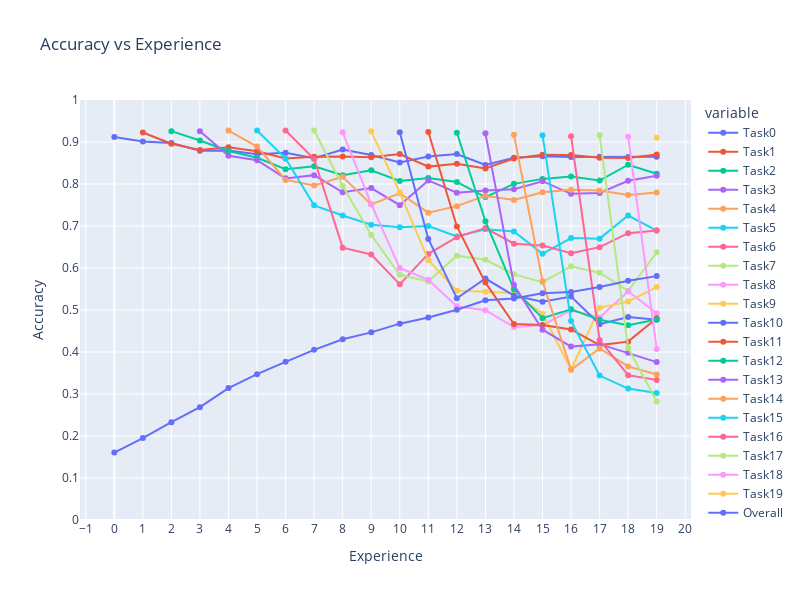

Notebook code cell kept with this figure:
### Markdown cell above
## Accuracies

### Code cell
# replace with nan noisy metrics
for i in range(20):
    ewc_20_classes["accuracies"][f"Task{i}"][:i] = [np.nan] * i

# plotly plot
fig = px.line(
    pd.DataFrame(ewc_20_classes["accuracies"]),
    title="Accuracy vs Experience",
    labels=dict(index="Experience", value="Accuracy"),
    width=800,
    height=600,
    range_y=[0, 1],
    markers=True,
)
fig.update_layout(
    xaxis=dict(tickmode="linear", tick0=0, dtick=1),
    yaxis=dict(tickmode="linear", tick0=0, dtick=0.1),
)
fig.show()

### Figure 1 — Plotly figure (JSON) as saved in the notebook; plotly's stock layout.template omitted (floating-point values rounded to 4 significant figures)
{"data": [{"hovertemplate": "variable=Task0<br>Experience=%{x}<br>Accuracy=%{y}<extra></extra>", "legendgroup": "Task0", "line": {"color": "#636efa", "dash": "solid"}, "marker": {"symbol": "circle"}, "mode": "lines+markers", "name": "Task0", "orientation": "v", "showlegend": true, "type": "scatter", "x": [0, 1, 2, 3, 4, 5, 6, 7, 8, 9, 10, 11, 12, 13, 14, 15, 16, 17, 18, 19], "xaxis": "x", "y": [0.9117, 0.901, 0.8979, 0.8794, 0.8795, 0.871, 0.8742, 0.8615, 0.8821, 0.8692, 0.8511, 0.8656, 0.8714, 0.8455, 0.8625, 0.8662, 0.8642, 0.8648, 0.864, 0.8646], "yaxis": "y"}, {"hovertemplate": "variable=Task1<br>Experience=%{x}<br>Accuracy=%{y}<extra></extra>", "legendgroup": "Task1", "line": {"color": "#EF553B", "dash": "solid"}, "marker": {"symbol": "circle"}, "mode": "lines+markers", "name": "Task1", "orientation": "v", "showlegend": true, "type": "scatter", "x": [0, 1, 2, 3, 4, 5, 6, 7, 8, 9, 10, 11, 12, 13, 14, 15, 16, 17, 18, 19], "xaxis": "x", "y": [null, 0.9226, 0.8958, 0.8811, 0.8876, 0.8781, 0.8609, 0.8651, 0.8654, 0.8636, 0.8713, 0.8414, 0.8482, 0.8368, 0.8607, 0.8695, 0.8689, 0.8626, 0.8621, 0.8704], "yaxis": "y"}, {"hovertemplate": "variable=Task2<br>Experience=%{x}<br>Accuracy=%{y}<extra></extra>", "legendgroup": "Task2", "line": {"color": "#00cc96", "dash": "solid"}, "marker": {"symbol": "circle"}, "mode": "lines+markers", "name": "Task2", "orientation": "v", "showlegend": true, "type": "scatter", "x": [0, 1, 2, 3, 4, 5, 6, 7, 8, 9, 10, 11, 12, 13, 14, 15, 16, 17, 18, 19], "xaxis": "x", "y": [null, null, 0.9258, 0.9035, 0.8786, 0.8623, 0.8354, 0.8421, 0.8211, 0.8328, 0.8072, 0.8145, 0.805, 0.7689, 0.8003, 0.8122, 0.8181, 0.8083, 0.8459, 0.8243], "yaxis": "y"}, {"hovertemplate": "variable=Task3<br>Experience=%{x}<br>Accuracy=%{y}<extra></extra>", "legendgroup": "Task3", "line": {"color": "#ab63fa", "dash": "solid"}, "marker": {"symbol": "circle"}, "mode": "lines+markers", "name": "Task3", "orientation": "v", "showlegend": true, "type": "scatter", "x": [0, 1, 2, 3, 4, 5, 6, 7, 8, 9, 10, 11, 12, 13, 14, 15, 16, 17, 18, 19], "xaxis": "x", "y": [null, null, null, 0.9257, 0.867, 0.8568, 0.8134, 0.8211, 0.7803, 0.7904, 0.7496, 0.8086, 0.7794, 0.7845, 0.7874, 0.8067, 0.7766, 0.7786, 0.8076, 0.8195], "yaxis": "y"}, {"hovertemplate": "variable=Task4<br>Experience=%{x}<br>Accuracy=%{y}<extra></extra>", "legendgroup": "Task4", "line": {"color": "#FFA15A", "dash": "solid"}, "marker": {"symbol": "circle"}, "mode": "lines+markers", "name": "Task4", "orientation": "v", "showlegend": true, "type": "scatter", "x": [0, 1, 2, 3, 4, 5, 6, 7, 8, 9, 10, 11, 12, 13, 14, 15, 16, 17, 18, 19], "xaxis": "x", "y": [null, null, null, null, 0.9271, 0.8891, 0.8097, 0.7965, 0.8171, 0.7513, 0.7779, 0.7317, 0.7473, 0.7722, 0.762, 0.7802, 0.7866, 0.7846, 0.7738, 0.7798], "yaxis": "y"}, {"hovertemplate": "variable=Task5<br>Experience=%{x}<br>Accuracy=%{y}<extra></extra>", "legendgroup": "Task5", "line": {"color": "#19d3f3", "dash": "solid"}, "marker": {"symbol": "circle"}, "mode": "lines+markers", "name": "Task5", "orientation": "v", "showlegend": true, "type": "scatter", "x": [0, 1, 2, 3, 4, 5, 6, 7, 8, 9, 10, 11, 12, 13, 14, 15, 16, 17, 18, 19], "xaxis": "x", "y": [null, null, null, null, null, 0.9275, 0.8606, 0.7492, 0.7249, 0.703, 0.6973, 0.6999, 0.6752, 0.692, 0.6868, 0.6339, 0.6713, 0.6699, 0.7249, 0.689], "yaxis": "y"}, {"hovertemplate": "variable=Task6<br>Experience=%{x}<br>Accuracy=%{y}<extra></extra>", "legendgroup": "Task6", "line": {"color": "#FF6692", "dash": "solid"}, "marker": {"symbol": "circle"}, "mode": "lines+markers", "name": "Task6", "orientation": "v", "showlegend": true, "type": "scatter", "x": [0, 1, 2, 3, 4, 5, 6, 7, 8, 9, 10, 11, 12, 13, 14, 15, 16, 17, 18, 19], "xaxis": "x", "y": [null, null, null, null, null, null, 0.9274, 0.8597, 0.6484, 0.6322, 0.5611, 0.6336, 0.6735, 0.6951, 0.6578, 0.6536, 0.6354, 0.6497, 0.683, 0.6895], "yaxis": "y"}, {"hovertemplate": "variable=Task7<br>Experience=%{x}<br>Accuracy=%{y}<extra></extra>", "legendgroup": "Task7", "line": {"color": "#B6E880", "dash": "solid"}, "marker": {"symbol": "circle"}, "mode": "lines+markers", "name": "Task7", "orientation": "v", "showlegend": true, "type": "scatter", "x": [0, 1, 2, 3, 4, 5, 6, 7, 8, 9, 10, 11, 12, 13, 14, 15, 16, 17, 18, 19], "xaxis": "x", "y": [null, null, null, null, null, null, null, 0.9274, 0.7954, 0.6786, 0.5838, 0.5681, 0.6294, 0.6196, 0.5849, 0.5662, 0.6043, 0.5888, 0.5458, 0.6374], "yaxis": "y"}, {"hovertemplate": "variable=Task8<br>Experience=%{x}<br>Accuracy=%{y}<extra></extra>", "legendgroup": "Task8", "line": {"color": "#FF97FF", "dash": "solid"}, "marker": {"symbol": "circle"}, "mode": "lines+markers", "name": "Task8", "orientation": "v", "showlegend": true, "type": "scatter", "x": [0, 1, 2, 3, 4, 5, 6, 7, 8, 9, 10, 11, 12, 13, 14, 15, 16, 17, 18, 19], "xaxis": "x", "y": [null, null, null, null, null, null, null, null, 0.923, 0.7521, 0.5999, 0.572, 0.509, 0.4996, 0.4594, 0.4645, 0.4995, 0.4823, 0.5447, 0.4921], "yaxis": "y"}, {"hovertemplate": "variable=Task9<br>Experience=%{x}<br>Accuracy=%{y}<extra></extra>", "legendgroup": "Task9", "line": {"color": "#FECB52", "dash": "solid"}, "marker": {"symbol": "circle"}, "mode": "lines+markers", "name": "Task9", "orientation": "v", "showlegend": true, "type": "scatter", "x": [0, 1, 2, 3, 4, 5, 6, 7, 8, 9, 10, 11, 12, 13, 14, 15, 16, 17, 18, 19], "xaxis": "x", "y": [null, null, null, null, null, null, null, null, null, 0.9254, 0.7802, 0.6188, 0.5461, 0.5434, 0.5407, 0.4912, 0.3584, 0.5051, 0.5202, 0.5546], "yaxis": "y"}, {"hovertemplate": "variable=Task10<br>Experience=%{x}<br>Accuracy=%{y}<extra></extra>", "legendgroup": "Task10", "line": {"color": "#636efa", "dash": "solid"}, "marker": {"symbol": "circle"}, "mode": "lines+markers", "name": "Task10", "orientation": "v", "showlegend": true, "type": "scatter", "x": [0, 1, 2, 3, 4, 5, 6, 7, 8, 9, 10, 11, 12, 13, 14, 15, 16, 17, 18, 19], "xaxis": "x", "y": [null, null, null, null, null, null, null, null, null, null, 0.9232, 0.6691, 0.5278, 0.5749, 0.5341, 0.5197, 0.5319, 0.4663, 0.4832, 0.4765], "yaxis": "y"}, {"hovertemplate": "variable=Task11<br>Experience=%{x}<br>Accuracy=%{y}<extra></extra>", "legendgroup": "Task11", "line": {"color": "#EF553B", "dash": "solid"}, "marker": {"symbol": "circle"}, "mode": "lines+markers", "name": "Task11", "orientation": "v", "showlegend": true, "type": "scatter", "x": [0, 1, 2, 3, 4, 5, 6, 7, 8, 9, 10, 11, 12, 13, 14, 15, 16, 17, 18, 19], "xaxis": "x", "y": [null, null, null, null, null, null, null, null, null, null, null, 0.924, 0.699, 0.5652, 0.4667, 0.4641, 0.4537, 0.4164, 0.4247, 0.4804], "yaxis": "y"}, {"hovertemplate": "variable=Task12<br>Experience=%{x}<br>Accuracy=%{y}<extra></extra>", "legendgroup": "Task12", "line": {"color": "#00cc96", "dash": "solid"}, "marker": {"symbol": "circle"}, "mode": "lines+markers", "name": "Task12", "orientation": "v", "showlegend": true, "type": "scatter", "x": [0, 1, 2, 3, 4, 5, 6, 7, 8, 9, 10, 11, 12, 13, 14, 15, 16, 17, 18, 19], "xaxis": "x", "y": [null, null, null, null, null, null, null, null, null, null, null, null, 0.9219, 0.7113, 0.5497, 0.4804, 0.5017, 0.4766, 0.4637, 0.4772], "yaxis": "y"}, {"hovertemplate": "variable=Task13<br>Experience=%{x}<br>Accuracy=%{y}<extra></extra>", "legendgroup": "Task13", "line": {"color": "#ab63fa", "dash": "solid"}, "marker": {"symbol": "circle"}, "mode": "lines+markers", "name": "Task13", "orientation": "v", "showlegend": true, "type": "scatter", "x": [0, 1, 2, 3, 4, 5, 6, 7, 8, 9, 10, 11, 12, 13, 14, 15, 16, 17, 18, 19], "xaxis": "x", "y": [null, null, null, null, null, null, null, null, null, null, null, null, null, 0.9207, 0.5595, 0.4531, 0.4128, 0.4187, 0.398, 0.376], "yaxis": "y"}, {"hovertemplate": "variable=Task14<br>Experience=%{x}<br>Accuracy=%{y}<extra></extra>", "legendgroup": "Task14", "line": {"color": "#FFA15A", "dash": "solid"}, "marker": {"symbol": "circle"}, "mode": "lines+markers", "name": "Task14", "orientation": "v", "showlegend": true, "type": "scatter", "x": [0, 1, 2, 3, 4, 5, 6, 7, 8, 9, 10, 11, 12, 13, 14, 15, 16, 17, 18, 19], "xaxis": "x", "y": [null, null, null, null, null, null, null, null, null, null, null, null, null, null, 0.9171, 0.5684, 0.3575, 0.4085, 0.3657, 0.3466], "yaxis": "y"}, {"hovertemplate": "variable=Task15<br>Experience=%{x}<br>Accuracy=%{y}<extra></extra>", "legendgroup": "Task15", "line": {"color": "#19d3f3", "dash": "solid"}, "marker": {"symbol": "circle"}, "mode": "lines+markers", "name": "Task15", "orientation": "v", "showlegend": true, "type": "scatter", "x": [0, 1, 2, 3, 4, 5, 6, 7, 8, 9, 10, 11, 12, 13, 14, 15, 16, 17, 18, 19], "xaxis": "x", "y": [null, null, null, null, null, null, null, null, null, null, null, null, null, null, null, 0.9162, 0.474, 0.3439, 0.313, 0.3026], "yaxis": "y"}, {"hovertemplate": "variable=Task16<br>Experience=%{x}<br>Accuracy=%{y}<extra></extra>", "legendgroup": "Task16", "line": {"color": "#FF6692", "dash": "solid"}, "marker": {"symbol": "circle"}, "mode": "lines+markers", "name": "Task16", "orientation": "v", "showlegend": true, "type": "scatter", "x": [0, 1, 2, 3, 4, 5, 6, 7, 8, 9, 10, 11, 12, 13, 14, 15, 16, 17, 18, 19], "xaxis": "x", "y": [null, null, null, null, null, null, null, null, null, null, null, null, null, null, null, null, 0.9139, 0.4286, 0.3449, 0.3332], "yaxis": "y"}, {"hovertemplate": "variable=Task17<br>Experience=%{x}<br>Accuracy=%{y}<extra></extra>", "legendgroup": "Task17", "line": {"color": "#B6E880", "dash": "solid"}, "marker": {"symbol": "circle"}, "mode": "lines+markers", "name": "Task17", "orientation": "v", "showlegend": true, "type": "scatter", "x": [0, 1, 2, 3, 4, 5, 6, 7, 8, 9, 10, 11, 12, 13, 14, 15, 16, 17, 18, 19], "xaxis": "x", "y": [null, null, null, null, null, null, null, null, null, null, null, null, null, null, null, null, null, 0.9164, 0.4098, 0.2823], "yaxis": "y"}, {"hovertemplate": "variable=Task18<br>Experience=%{x}<br>Accuracy=%{y}<extra></extra>", "legendgroup": "Task18", "line": {"color": "#FF97FF", "dash": "solid"}, "marker": {"symbol": "circle"}, "mode": "lines+markers", "name": "Task18", "orientation": "v", "showlegend": true, "type": "scatter", "x": [0, 1, 2, 3, 4, 5, 6, 7, 8, 9, 10, 11, 12, 13, 14, 15, 16, 17, 18, 19], "xaxis": "x", "y": [null, null, null, null, null, null, null, null, null, null, null, null, null, null, null, null, null, null, 0.9124, 0.4072], "yaxis": "y"}, {"hovertemplate": "variable=Task19<br>Experience=%{x}<br>Accuracy=%{y}<extra></extra>", "legendgroup": "Task19", "line": {"color": "#FECB52", "dash": "solid"}, "marker": {"symbol": "circle"}, "mode": "lines+markers", "name": "Task19", "orientation": "v", "showlegend": true, "type": "scatter", "x": [0, 1, 2, 3, 4, 5, 6, 7, 8, 9, 10, 11, 12, 13, 14, 15, 16, 17, 18, 19], "xaxis": "x", "y": [null, null, null, null, null, null, null, null, null, null, null, null, null, null, null, null, null, null, null, 0.91], "yaxis": "y"}, {"hovertemplate": "variable=Overall<br>Experience=%{x}<br>Accuracy=%{y}<extra></extra>", "legendgroup": "Overall", "line": {"color": "#636efa", "dash": "solid"}, "marker": {"symbol": "circle"}, "mode": "lines+markers", "name": "Overall", "orientation": "v", "showlegend": true, "type": "scatter", "x": [0, 1, 2, 3, 4, 5, 6, 7, 8, 9, 10, 11, 12, 13, 14, 15, 16, 17, 18, 19], "xaxis": "x", "y": [0.1605, 0.1951, 0.2328, 0.2686, 0.3142, 0.3473, 0.3766, 0.4052, 0.4303, 0.4468, 0.4675, 0.4822, 0.5006, 0.5234, 0.5275, 0.54, 0.5431, 0.5545, 0.5696, 0.5807], "yaxis": "y"}], "layout": {"height": 600, "legend": {"title": {"text": "variable"}, "tracegroupgap": 0}, "title": {"text": "Accuracy vs Experience"}, "width": 800, "xaxis": {"anchor": "y", "domain": [0, 1], "dtick": 1, "tick0": 0, "tickmode": "linear", "title": {"text": "Experience"}}, "yaxis": {"anchor": "x", "domain": [0, 1], "dtick": 0.1, "range": [0, 1], "tick0": 0, "tickmode": "linear", "title": {"text": "Accuracy"}}}}
